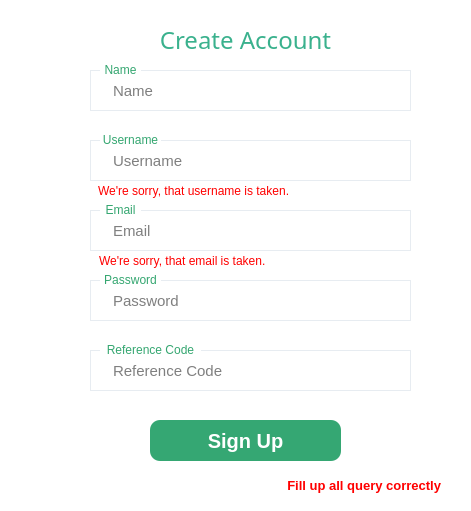
     <widget class="QFrame" name="frame_signup">
      <property name="geometry">
       <rect>
        <x>660</x>
        <y>140</y>
        <width>471</width>
        <height>511</height>
       </rect>
      </property>
      <property name="styleSheet">
       <string notr="true">background:white;
border-top-right-radius: 30px;
border-bottom-right-radius: 30px;
</string>
      </property>
      <property name="frameShape">
       <enum>QFrame::StyledPanel</enum>
      </property>
      <property name="frameShadow">
       <enum>QFrame::Raised</enum>
      </property>
      <widget class="QLineEdit" name="lineEdit_usrname">
       <property name="geometry">
        <rect>
         <x>90</x>
         <y>140</y>
         <width>321</width>
         <height>41</height>
        </rect>
       </property>
       <property name="font">
        <font>
         <family>Segoe UI</family>
         <pointsize>11</pointsize>
        </font>
       </property>
       <property name="focusPolicy">
        <enum>Qt::StrongFocus</enum>
       </property>
       <property name="styleSheet">
        <string notr="true">*{
border:1px solid #e7ecf1;;
padding-left:20px;
}

:hover{
border:1px solid #34a670;
}

:focus{
border: 2px solid #34a670;
}</string>
       </property>
       <property name="placeholderText">
        <string>Username</string>
       </property>
      </widget>
      <widget class="QLineEdit" name="lineEdit_password_2">
       <property name="geometry">
        <rect>
         <x>90</x>
         <y>280</y>
         <width>321</width>
         <height>41</height>
        </rect>
       </property>
       <property name="font">
        <font>
         <family>Segoe UI</family>
         <pointsize>11</pointsize>
        </font>
       </property>
       <property name="focusPolicy">
        <enum>Qt::StrongFocus</enum>
       </property>
       <property name="styleSheet">
        <string notr="true">*{
border:1px solid #e7ecf1;;
padding-left:20px;
}

:hover{
border:1px solid #34a670;
}

:focus{
border: 2px solid #34a670;
}</string>
       </property>
       <property name="echoMode">
        <enum>QLineEdit::Password</enum>
       </property>
       <property name="placeholderText">
        <string>Password</string>
       </property>
      </widget>
      <widget class="QLabel" name="label_regusrname">
       <property name="geometry">
        <rect>
         <x>100</x>
         <y>130</y>
         <width>61</width>
         <height>21</height>
        </rect>
       </property>
       <property name="font">
        <font>
         <family>Segoe UI</family>
         <pointsize>9</pointsize>
        </font>
       </property>
       <property name="styleSheet">
        <string notr="true">color:#34a670;</string>
       </property>
       <property name="text">
        <string>&lt;html&gt;&lt;head/&gt;&lt;body&gt;&lt;p align=&quot;center&quot;&gt;Username&lt;/p&gt;&lt;/body&gt;&lt;/html&gt;</string>
       </property>
      </widget>
      <widget class="QLabel" name="label_regpass">
       <property name="geometry">
        <rect>
         <x>100</x>
         <y>270</y>
         <width>61</width>
         <height>21</height>
        </rect>
       </property>
       <property name="font">
        <font>
         <family>Segoe UI</family>
         <pointsize>9</pointsize>
        </font>
       </property>
       <property name="styleSheet">
        <string notr="true">color:#34a670;</string>
       </property>
       <property name="text">
        <string>&lt;html&gt;&lt;head/&gt;&lt;body&gt;&lt;p align=&quot;center&quot;&gt;Password&lt;/p&gt;&lt;/body&gt;&lt;/html&gt;</string>
       </property>
      </widget>
      <widget class="QLabel" name="label_crtacc">
       <property name="geometry">
        <rect>
         <x>140</x>
         <y>20</y>
         <width>211</width>
         <height>41</height>
        </rect>
       </property>
       <property name="font">
        <font>
         <family>CoreSansNSCW01-37CnLight</family>
        </font>
       </property>
       <property name="text">
        <string>&lt;html&gt;&lt;head/&gt;&lt;body&gt;&lt;p align=&quot;center&quot;&gt;&lt;span style=&quot; font-size:18pt; color:#3ab18d;&quot;&gt;Create Account&lt;/span&gt;&lt;/p&gt;&lt;/body&gt;&lt;/html&gt;</string>
       </property>
      </widget>
      <widget class="QPushButton" name="pushButton_sgn">
       <property name="geometry">
        <rect>
         <x>150</x>
         <y>420</y>
         <width>191</width>
         <height>41</height>
        </rect>
       </property>
       <property name="font">
        <font>
         <pointsize>-1</pointsize>
         <weight>75</weight>
         <bold>true</bold>
        </font>
       </property>
       <property name="cursor">
        <cursorShape>PointingHandCursor</cursorShape>
       </property>
       <property name="focusPolicy">
        <enum>Qt::NoFocus</enum>
       </property>
       <property name="styleSheet">
        <string notr="true">*{
	border: none;
	background: transparent;
	background-color: #35a773;
	color:white;
	border-radius: 10px;
	font-size:20px;
}

QPushButton:hover{
	background-color: white;
	color: #35a773;
	border: 2px solid #35a773;
	font-size: 18px;
}


</string>
       </property>
       <property name="text">
        <string>Sign Up</string>
       </property>
      </widget>
      <widget class="QLineEdit" name="lineEdit_name">
       <property name="geometry">
        <rect>
         <x>90</x>
         <y>70</y>
         <width>321</width>
         <height>41</height>
        </rect>
       </property>
       <property name="font">
        <font>
         <family>Segoe UI</family>
         <pointsize>11</pointsize>
        </font>
       </property>
       <property name="focusPolicy">
        <enum>Qt::StrongFocus</enum>
       </property>
       <property name="styleSheet">
        <string notr="true">*{
border:1px solid #e7ecf1;;
padding-left:20px;
}

:hover{
border:1px solid #34a670;
}

:focus{
border: 2px solid #34a670;
}</string>
       </property>
       <property name="placeholderText">
        <string>Name</string>
       </property>
      </widget>
      <widget class="QLabel" name="label_name">
       <property name="geometry">
        <rect>
         <x>100</x>
         <y>60</y>
         <width>41</width>
         <height>21</height>
        </rect>
       </property>
       <property name="font">
        <font>
         <family>Segoe UI</family>
         <pointsize>9</pointsize>
        </font>
       </property>
       <property name="styleSheet">
        <string notr="true">color:#34a670;</string>
       </property>
       <property name="text">
        <string>&lt;html&gt;&lt;head/&gt;&lt;body&gt;&lt;p align=&quot;center&quot;&gt;Name&lt;/p&gt;&lt;/body&gt;&lt;/html&gt;</string>
       </property>
      </widget>
      <widget class="QLineEdit" name="lineEdit_email">
       <property name="geometry">
        <rect>
         <x>90</x>
         <y>210</y>
         <width>321</width>
         <height>41</height>
        </rect>
       </property>
       <property name="font">
        <font>
         <family>Segoe UI</family>
         <pointsize>11</pointsize>
        </font>
       </property>
       <property name="focusPolicy">
        <enum>Qt::StrongFocus</enum>
       </property>
       <property name="styleSheet">
        <string notr="true">*{
border:1px solid #e7ecf1;;
padding-left:20px;
}

:hover{
border:1px solid #34a670;
}

:focus{
border: 2px solid #34a670;
}</string>
       </property>
       <property name="placeholderText">
        <string>Email</string>
       </property>
      </widget>
      <widget class="QLabel" name="label_email">
       <property name="geometry">
        <rect>
         <x>100</x>
         <y>200</y>
         <width>41</width>
         <height>21</height>
        </rect>
       </property>
       <property name="font">
        <font>
         <family>Segoe UI</family>
         <pointsize>9</pointsize>
        </font>
       </property>
       <property name="styleSheet">
        <string notr="true">color:#34a670;</string>
       </property>
       <property name="text">
        <string>&lt;html&gt;&lt;head/&gt;&lt;body&gt;&lt;p align=&quot;center&quot;&gt;Email&lt;/p&gt;&lt;/body&gt;&lt;/html&gt;</string>
       </property>
      </widget>
      <widget class="QLabel" name="label_ref">
       <property name="geometry">
        <rect>
         <x>100</x>
         <y>340</y>
         <width>101</width>
         <height>21</height>
        </rect>
       </property>
       <property name="font">
        <font>
         <family>Segoe UI</family>
         <pointsize>9</pointsize>
        </font>
       </property>
       <property name="styleSheet">
        <string notr="true">color:#34a670;</string>
       </property>
       <property name="text">
        <string>&lt;html&gt;&lt;head/&gt;&lt;body&gt;&lt;p align=&quot;center&quot;&gt;Reference Code&lt;/p&gt;&lt;/body&gt;&lt;/html&gt;</string>
       </property>
      </widget>
      <widget class="QLineEdit" name="lineEdit_ref">
       <property name="geometry">
        <rect>
         <x>90</x>
         <y>350</y>
         <width>321</width>
         <height>41</height>
        </rect>
       </property>
       <property name="font">
        <font>
         <family>Segoe UI</family>
         <pointsize>11</pointsize>
        </font>
       </property>
       <property name="focusPolicy">
        <enum>Qt::StrongFocus</enum>
       </property>
       <property name="styleSheet">
        <string notr="true">*{
border:1px solid #e7ecf1;;
padding-left:20px;
}

:hover{
border:1px solid #34a670;
}

:focus{
border: 2px solid #34a670;
}</string>
       </property>
       <property name="echoMode">
        <enum>QLineEdit::Normal</enum>
       </property>
       <property name="placeholderText">
        <string>Reference Code</string>
       </property>
      </widget>
      <widget class="QLabel" name="label_incorr_2">
       <property name="geometry">
        <rect>
         <x>40</x>
         <y>470</y>
         <width>401</width>
         <height>31</height>
        </rect>
       </property>
       <property name="font">
        <font>
         <family>Segoe UI</family>
         <pointsize>10</pointsize>
         <weight>75</weight>
         <bold>true</bold>
        </font>
       </property>
       <property name="styleSheet">
        <string notr="true">color:red;</string>
       </property>
       <property name="text">
        <string>&lt;html&gt;&lt;head/&gt;&lt;body&gt;&lt;p align=&quot;right&quot;&gt;Fill up all query correctly&lt;/p&gt;&lt;/body&gt;&lt;/html&gt;</string>
       </property>
      </widget>
      <widget class="QPushButton" name="pushButton_pass_show_2">
       <property name="geometry">
        <rect>
         <x>370</x>
         <y>280</y>
         <width>41</width>
         <height>41</height>
        </rect>
       </property>
       <property name="focusPolicy">
        <enum>Qt::NoFocus</enum>
       </property>
       <property name="styleSheet">
        <string notr="true">background:none;</string>
       </property>
       <property name="text">
        <string/>
       </property>
       <property name="iconSize">
        <size>
         <width>20</width>
         <height>18</height>
        </size>
       </property>
      </widget>
      <widget class="QLabel" name="label_username_taken">
       <property name="geometry">
        <rect>
         <x>98</x>
         <y>180</y>
         <width>301</width>
         <height>21</height>
        </rect>
       </property>
       <property name="font">
        <font>
         <family>Segoe UI</family>
         <pointsize>9</pointsize>
        </font>
       </property>
       <property name="styleSheet">
        <string notr="true">color:red;
background:none;</string>
       </property>
       <property name="text">
        <string>We're sorry, that username is taken.</string>
       </property>
      </widget>
      <widget class="QLabel" name="label_email_taken">
       <property name="geometry">
        <rect>
         <x>99</x>
         <y>250</y>
         <width>301</width>
         <height>21</height>
        </rect>
       </property>
       <property name="font">
        <font>
         <family>Segoe UI</family>
         <pointsize>9</pointsize>
        </font>
       </property>
       <property name="styleSheet">
        <string notr="true">color:red;
background:none;</string>
       </property>
       <property name="text">
        <string>We're sorry, that email is taken.</string>
       </property>
      </widget>
      <zorder>lineEdit_usrname</zorder>
      <zorder>lineEdit_password_2</zorder>
      <zorder>label_regusrname</zorder>
      <zorder>label_regpass</zorder>
      <zorder>label_crtacc</zorder>
      <zorder>pushButton_sgn</zorder>
      <zorder>lineEdit_name</zorder>
      <zorder>label_name</zorder>
      <zorder>lineEdit_email</zorder>
      <zorder>label_email</zorder>
      <zorder>lineEdit_ref</zorder>
      <zorder>label_ref</zorder>
      <zorder>label_incorr_2</zorder>
      <zorder>pushButton_pass_show_2</zorder>
      <zorder>label_username_taken</zorder>
      <zorder>label_email_taken</zorder>
     </widget>
